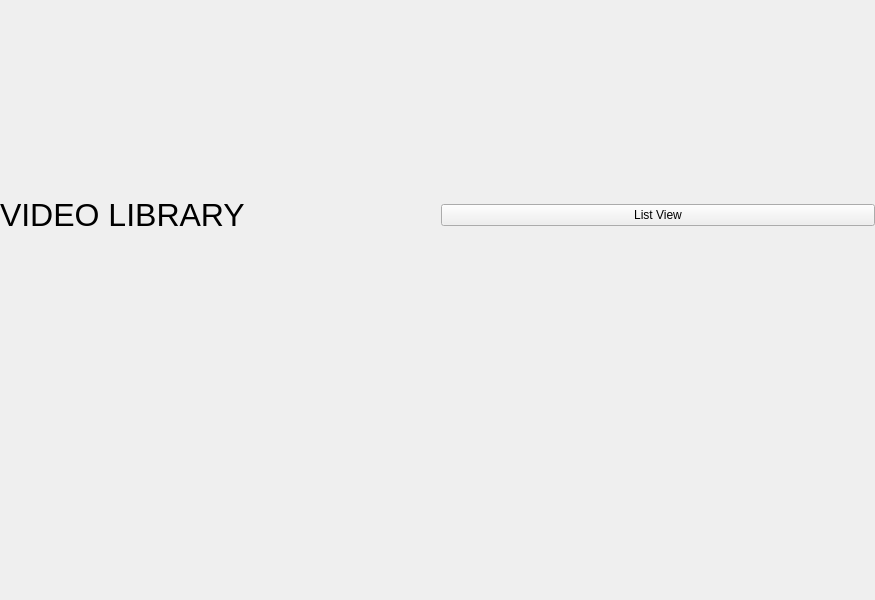
<?xml version="1.0" encoding="UTF-8"?>
<ui version="4.0">
    <class>Form</class>
    <widget class="QWidget" name="Form">
        <property name="geometry">
            <rect>
                <x>0</x>
                <y>0</y>
                <width>875</width>
                <height>600</height>
            </rect>
        </property>
        <property name="windowTitle">
            <string>Form</string>
        </property>
        <widget class="QWidget" name="gridLayoutWidget">
            <property name="geometry">
                <rect>
                    <x>0</x>
                    <y>0</y>
                    <width>875</width>
                    <height>531</height>
                </rect>
            </property>
            <layout class="QGridLayout" name="gridLayout">
                <item row="1" column="0">
                    <layout class="QGridLayout" name="videoGrid">
                        <property name="leftMargin">
                            <number>0</number>
                        </property>
                        <property name="topMargin">
                            <number>100</number>
                        </property>
                        <property name="rightMargin">
                            <number>0</number>
                        </property>
                        <property name="bottomMargin">
                            <number>0</number>
                        </property>
                        <property name="spacing">
                            <number>30</number>
                        </property>
                    </layout>
                </item>
                <item row="0" column="0">
                    <layout class="QHBoxLayout" name="horizontalLayout">
                        <item>
                            <widget class="QLabel" name="label">
                                <property name="text">
                                    <string>&lt;html&gt;&lt;head/&gt;&lt;body&gt;&lt;p&gt;&lt;span style=&quot; font-size:24pt;&quot;&gt;VIDEO LIBRARY&lt;/span&gt;&lt;/p&gt;&lt;/body&gt;&lt;/html&gt;</string>
                                </property>
                            </widget>
                        </item>
                        <item>
                            <widget class="QPushButton" name="listViewBTN">
                                <property name="text">
                                    <string>List View</string>
                                </property>
                            </widget>
                        </item>
                    </layout>
                </item>
            </layout>
        </widget>
    </widget>
    <resources />
    <connections />
</ui>
